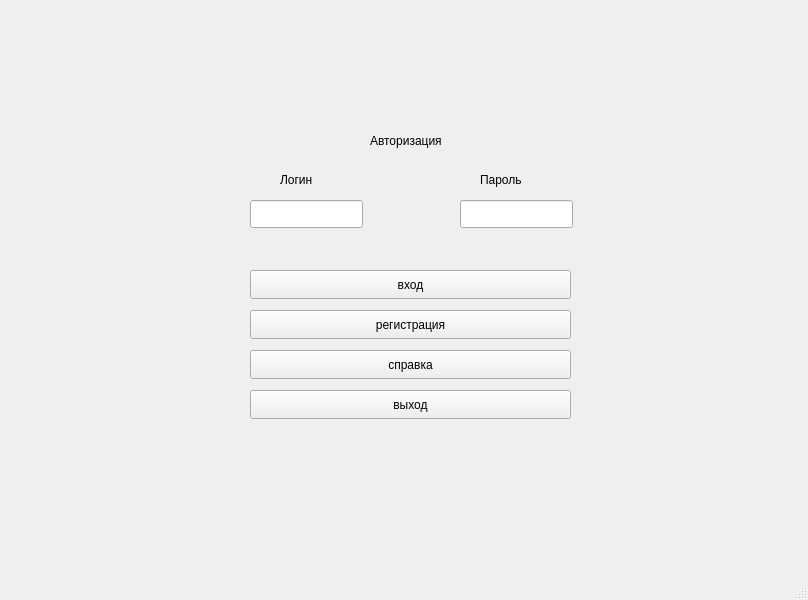
<?xml version="1.0" encoding="UTF-8"?>
<ui version="4.0">
 <class>SecondWindow</class>
 <widget class="QMainWindow" name="SecondWindow">
  <property name="geometry">
   <rect>
    <x>0</x>
    <y>0</y>
    <width>808</width>
    <height>600</height>
   </rect>
  </property>
  <property name="minimumSize">
   <size>
    <width>808</width>
    <height>600</height>
   </size>
  </property>
  <property name="maximumSize">
   <size>
    <width>808</width>
    <height>600</height>
   </size>
  </property>
  <property name="windowTitle">
   <string>MainWindow</string>
  </property>
  <widget class="QWidget" name="centralwidget">
   <widget class="QLabel" name="label">
    <property name="geometry">
     <rect>
      <x>370</x>
      <y>110</y>
      <width>91</width>
      <height>61</height>
     </rect>
    </property>
    <property name="text">
     <string>Авторизация</string>
    </property>
   </widget>
   <widget class="QLabel" name="label_2">
    <property name="geometry">
     <rect>
      <x>280</x>
      <y>170</y>
      <width>63</width>
      <height>20</height>
     </rect>
    </property>
    <property name="text">
     <string>Логин</string>
    </property>
   </widget>
   <widget class="QLabel" name="label_3">
    <property name="geometry">
     <rect>
      <x>480</x>
      <y>170</y>
      <width>63</width>
      <height>20</height>
     </rect>
    </property>
    <property name="text">
     <string>Пароль</string>
    </property>
   </widget>
   <widget class="QPushButton" name="pushButton">
    <property name="geometry">
     <rect>
      <x>250</x>
      <y>270</y>
      <width>321</width>
      <height>29</height>
     </rect>
    </property>
    <property name="text">
     <string>вход</string>
    </property>
   </widget>
   <widget class="QPushButton" name="pushButton_2">
    <property name="geometry">
     <rect>
      <x>250</x>
      <y>310</y>
      <width>321</width>
      <height>29</height>
     </rect>
    </property>
    <property name="text">
     <string>регистрация</string>
    </property>
   </widget>
   <widget class="QPushButton" name="pushButton_3">
    <property name="geometry">
     <rect>
      <x>250</x>
      <y>350</y>
      <width>321</width>
      <height>29</height>
     </rect>
    </property>
    <property name="text">
     <string>справка</string>
    </property>
   </widget>
   <widget class="QPushButton" name="pushButton_4">
    <property name="geometry">
     <rect>
      <x>250</x>
      <y>390</y>
      <width>321</width>
      <height>29</height>
     </rect>
    </property>
    <property name="text">
     <string>выход</string>
    </property>
   </widget>
   <widget class="QLineEdit" name="lineEdit">
    <property name="geometry">
     <rect>
      <x>250</x>
      <y>200</y>
      <width>113</width>
      <height>28</height>
     </rect>
    </property>
   </widget>
   <widget class="QLineEdit" name="lineEdit_2">
    <property name="geometry">
     <rect>
      <x>460</x>
      <y>200</y>
      <width>113</width>
      <height>28</height>
     </rect>
    </property>
   </widget>
  </widget>
  <widget class="QMenuBar" name="menubar">
   <property name="geometry">
    <rect>
     <x>0</x>
     <y>0</y>
     <width>808</width>
     <height>25</height>
    </rect>
   </property>
  </widget>
  <widget class="QStatusBar" name="statusbar"/>
 </widget>
 <resources/>
 <connections/>
</ui>
